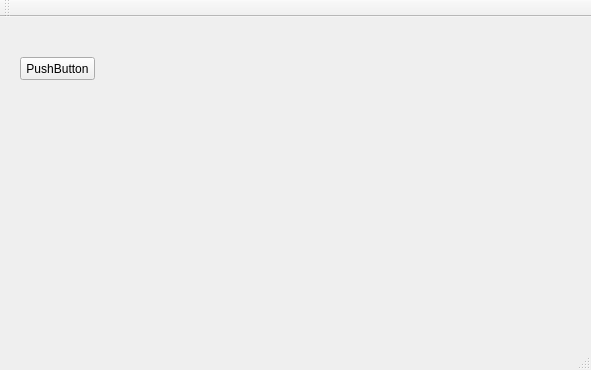
<?xml version="1.0" encoding="UTF-8"?>
<ui version="4.0">
 <class>MainWindow</class>
 <widget class="QMainWindow" name="MainWindow">
  <property name="geometry">
   <rect>
    <x>0</x>
    <y>0</y>
    <width>591</width>
    <height>370</height>
   </rect>
  </property>
  <property name="windowTitle">
   <string>MainWindow</string>
  </property>
  <widget class="QWidget" name="centralWidget">
   <widget class="QPushButton" name="pushButton">
    <property name="geometry">
     <rect>
      <x>20</x>
      <y>40</y>
      <width>75</width>
      <height>23</height>
     </rect>
    </property>
    <property name="text">
     <string>PushButton</string>
    </property>
   </widget>
   <widget class="QLabel" name="label">
    <property name="geometry">
     <rect>
      <x>120</x>
      <y>10</y>
      <width>451</width>
      <height>301</height>
     </rect>
    </property>
    <property name="text">
     <string/>
    </property>
   </widget>
  </widget>
  <widget class="QMenuBar" name="menuBar">
   <property name="geometry">
    <rect>
     <x>0</x>
     <y>0</y>
     <width>591</width>
     <height>21</height>
    </rect>
   </property>
  </widget>
  <widget class="QToolBar" name="mainToolBar">
   <attribute name="toolBarArea">
    <enum>TopToolBarArea</enum>
   </attribute>
   <attribute name="toolBarBreak">
    <bool>false</bool>
   </attribute>
  </widget>
  <widget class="QStatusBar" name="statusBar"/>
 </widget>
 <layoutdefault spacing="6" margin="11"/>
 <resources/>
 <connections/>
</ui>
